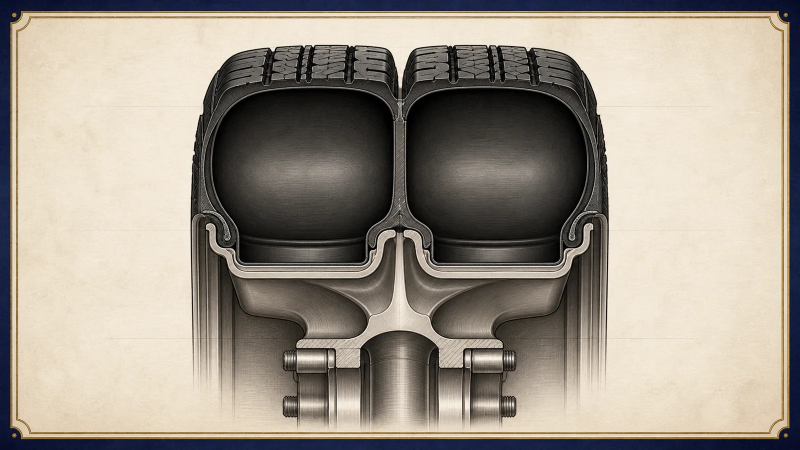
#> input picture private_assets/brand/blindbox-twin-tire-cutaway-v1.webp, 1600 x 900 px, given in place of v30-02-triptych.png, which was not available (shown at 1/2 size)
$ python build_v30_concept_assets.py ../private_assets/brand ../private_assets/brand/blindbox-twin-tire-hero-v1.webp
#> lines starting #> are read from the running program, lines starting #| are printed output that depends on the picture; pictures that were not available may be replaced by others from this repository, and a replacement may not be noted
"""Slice V30 triptych source sheets into optimized revealed-page WebP assets.

Usage:
    python scripts/build_v30_concept_assets.py SOURCE_DIR OUTPUT_DIR

SOURCE_DIR must contain ``v30-02-triptych.png`` through
``v30-13-triptych.png``.  The generator occasionally varies panel widths, so
the script locates the two pale gutters near the expected thirds instead of
assuming exact pixel coordinates.
"""

from __future__ import annotations

import sys
from pathlib import Path
from statistics import pstdev

from PIL import Image, ImageFilter


TARGET_SIZE = (1600, 900)


def _column_score(image: Image.Image, x: int) -> float:
    samples = [image.getpixel((x, y)) for y in range(0, image.height, max(1, image.height // 80))]
    brightness = [sum(pixel[:3]) / 3 for pixel in samples]
    return sum(brightness) / len(brightness) - (pstdev(brightness) * 1.35)


def _gutter_center(image: Image.Image, expected: int) -> int:
    radius = max(28, image.width // 16)
    candidates = range(max(1, expected - radius), min(image.width - 1, expected + radius))
    return max(candidates, key=lambda x: _column_score(image, x))


def _presentation_frame(panel: Image.Image) -> Image.Image:
    target_w, target_h = TARGET_SIZE
    background = panel.copy()
    background.thumbnail((target_w, target_h), Image.Resampling.LANCZOS)

    cover_scale = max(target_w / panel.width, target_h / panel.height)
    cover = panel.resize(
        (round(panel.width * cover_scale), round(panel.height * cover_scale)),
        Image.Resampling.LANCZOS,
    )
    left = (cover.width - target_w) // 2
    top = (cover.height - target_h) // 2
    canvas = cover.crop((left, top, left + target_w, top + target_h))
    canvas = canvas.filter(ImageFilter.GaussianBlur(34))

    foreground_scale = min(target_w / panel.width, (target_h * 1.12) / panel.height)
    foreground = panel.resize(
        (round(panel.width * foreground_scale), round(panel.height * foreground_scale)),
        Image.Resampling.LANCZOS,
    )
    if foreground.height > target_h:
        trim = (foreground.height - target_h) // 2
        foreground = foreground.crop((0, trim, foreground.width, trim + target_h))
    x = (target_w - foreground.width) // 2
    y = (target_h - foreground.height) // 2
    canvas.paste(foreground, (x, y))
    return canvas


def build(source_dir: Path, output_dir: Path) -> None:
    if output_dir.resolve().is_relative_to(Path(__file__).resolve().parents[1] / "static"):
        raise ValueError("Paid assets must be built outside public static; use private_assets/brand/concepts")
    output_dir.mkdir(parents=True, exist_ok=True)
    labels = ("hero", "diagram", "scene")
    for volume in range(2, 14):
        source = source_dir / f"v30-{volume:02d}-triptych.png"
        image = Image.open(source).convert("RGB")
#> image is the input picture: PIL image 1600x900 RGB; mean R, G, B 158.1, 149.7, 137.8
        first = _gutter_center(image, image.width // 3)
#> first = 632
        second = _gutter_center(image, image.width * 2 // 3)
#> second = 966
        gutter_half = max(7, image.width // 180)
#> gutter_half = 8
        bounds = (
            (0, first - gutter_half),
            (first + gutter_half, second - gutter_half),
            (second + gutter_half, image.width),
        )
#> bounds = ((0, 624), (640, 958), (974, 1600))
        for label, (left, right) in zip(labels, bounds):
            panel = image.crop((left, 0, right, image.height))
            output = output_dir / f"v30-{volume:02d}-{label}.webp"
            _presentation_frame(panel).save(output, "WEBP", quality=82, method=6)
            print(f"{output.name}: {output.stat().st_size} bytes")
#> this loop made 1 pass
#> (label, right, target_w in _presentation_frame, target_h in _presentation_frame, cover_scale in _presentation_frame, top in _presentation_frame, foreground_scale in _presentation_frame) on pass 1: ('hero', 624, 1600, 900, 2.56, 704, 1.12)
#> pass 1, in build, `panel = image.crop((left, 0, right, image.height))`:
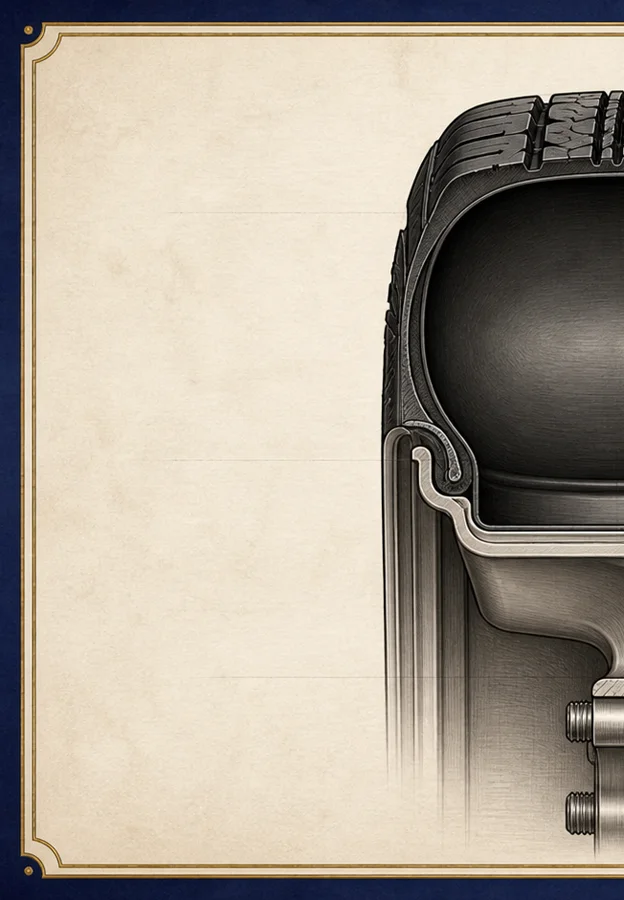
#> panel: PIL image 624x900 RGB; mean R, G, B 172.9, 163.8, 150.5
#> pass 1, in _presentation_frame, `canvas = cover.crop((left, top, left + target_w, top + target_h))`:
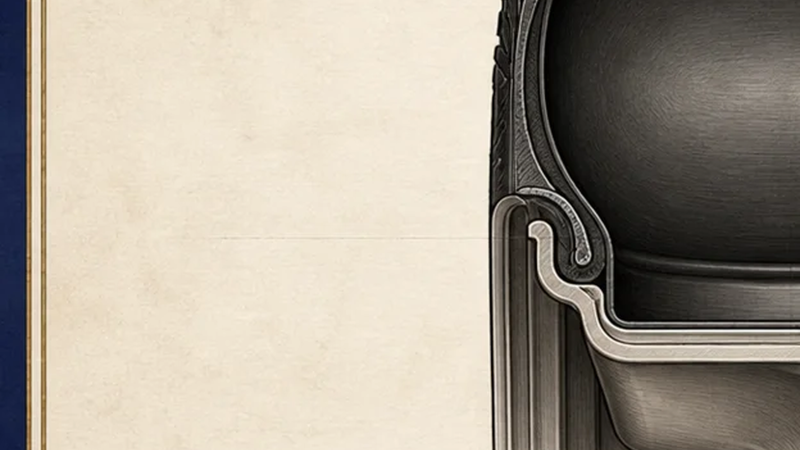
#> canvas: PIL image 1600x900 RGB (shown at 1/2 size); mean R, G, B 168.9, 160.7, 147.7
#> pass 1, in _presentation_frame, `canvas = canvas.filter(ImageFilter.GaussianBlur(34))`:
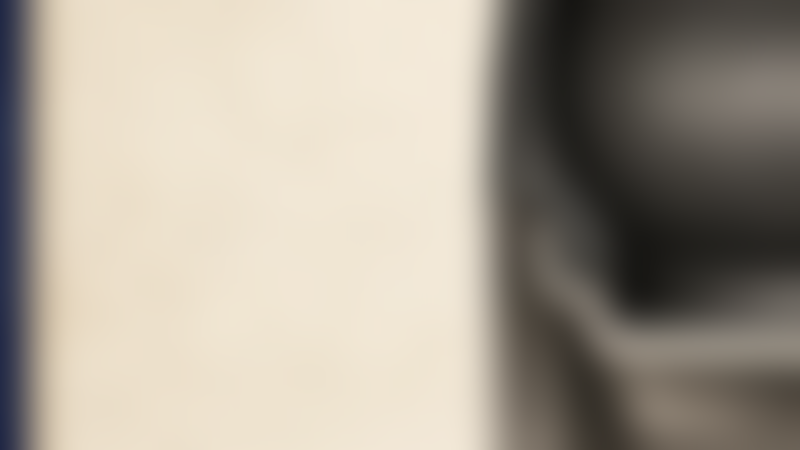
#> canvas: PIL image 1600x900 RGB (shown at 1/2 size); mean R, G, B 168.8, 160.6, 147.6


if __name__ == "__main__":
    if len(sys.argv) != 3:
        raise SystemExit("usage: build_v30_concept_assets.py SOURCE_DIR OUTPUT_DIR")
#> (the run stopped early here; a loop or call above may not have finished)
